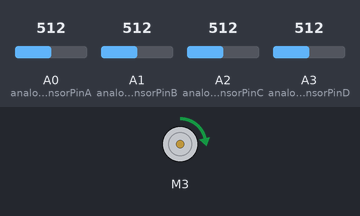
Bench run of a sketch on a simulated Arduino Uno, built with avr-gcc and run on an emulated ATmega328P. Shown: DC motor (green arrow = forward, orange = backward, longer = faster). The test bench sets the inputs (shaded band); at power-on: A0 (analogSensorPinA) = 512, A1 (analogSensorPinB) = 512, A2 (analogSensorPinC) = 512, A3 (analogSensorPinD) = 512.

Above: at 0.1 s.
Timing chart, 0 to 1.6 s (numbered marks = the images above):
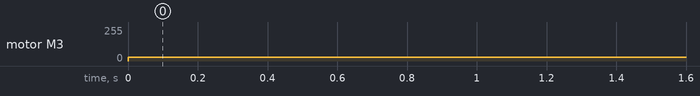

The sketch:

RotaStep-Noble.ino
```cpp
#include <Wire.h>
#include <Adafruit_MotorShield.h>

// Create the motor shield object with the default I2C address
Adafruit_MotorShield AFMS = Adafruit_MotorShield();
// Or, create it with a different I2C address (say for stacking)
// Adafruit_MotorShield AFMS = Adafruit_MotorShield(0x61);

// Select which 'port' M1, M2, M3 or M4. In this case, M1
Adafruit_DCMotor *myMotor = AFMS.getMotor(3);
// You can also make another motor on port M2
//Adafruit_DCMotor *myOtherMotor = AFMS.getMotor(2);

int analogSensorPinA = A0;
int analogSensorPinB = A1;
int analogSensorPinC = A2;
int analogSensorPinD = A3;
int analogSensorThreshold = 700;

bool triggerA = false;
bool triggerB = false;
bool triggerC = false;
bool triggerD = false;

bool noteB = false;
bool noteC = false;
bool noteD = false;

bool notesPlayedThisBeat = false;

void setup()
{
  Serial.begin(31250);
  pinMode(analogSensorPinA, INPUT);
  pinMode(analogSensorPinB, INPUT);
  pinMode(analogSensorPinC, INPUT);
  pinMode(analogSensorPinD, INPUT);
  AFMS.begin();  // create with the default frequency 1.6KHz
  myMotor->setSpeed(29);
}

void loop() {
  //Serial.print("  ");
  myMotor->run(FORWARD);
  if (analogRead(analogSensorPinA) > analogSensorThreshold) {
    triggerA = true;
  } else {
    triggerA = false;
  }
  if (analogRead(analogSensorPinB) > analogSensorThreshold) {
    triggerB = true;
  } else {
    triggerB = false;
  }
  if (analogRead(analogSensorPinC) > analogSensorThreshold) {
    triggerC = true;
  } else {
    triggerC = false;
  }
  if (analogRead(analogSensorPinD) > analogSensorThreshold) {
    triggerD = true;
  } else {
    triggerD = false;
  }

  if (triggerA) {
    //Serial.print("+++   ");
    notesPlayedThisBeat = false;
  } else {
    //Serial.print("---   ");
     if(!notesPlayedThisBeat){playNotes();}
  }
  if (triggerB) {
    //Serial.print("+++   ");
    noteB=true;
  } else {
    //Serial.print("---   ");

  }
  if (triggerC) {
    //Serial.print("+++   ");
    noteC=true;
  } else {
    //Serial.print("---   ");

  }
  if (triggerD) {
    //Serial.print("+++   ");
    noteD=true;
  } else {
    //Serial.print("---   ");

  }
  //Serial.println();
  //delay(50);
}

void playNotes(){
  //Serial.println("note");
  if(noteB){midi(0x0, 0x9, 0x24, 0x58); noteB=false;}
  if(noteC){midi(0x0, 0x9, 0x26, 0x40); noteC=false;}
  if(noteD){midi(0x0, 0x9, 0x28, 0x40); noteD=false;}
  notesPlayedThisBeat = true;
}

void midi(byte channel, byte command, byte arg1, byte arg2) {
  if (command < 128) {
    // shift over command
    command <<= 4;
    // add channel to the command
    command |= channel;
  }
  Serial.write(command);
  Serial.write(arg1);
  Serial.write(arg2);
}
```

Measured:
- by itself, motor M3: stopped → forward 29/255 at 0.00 s
